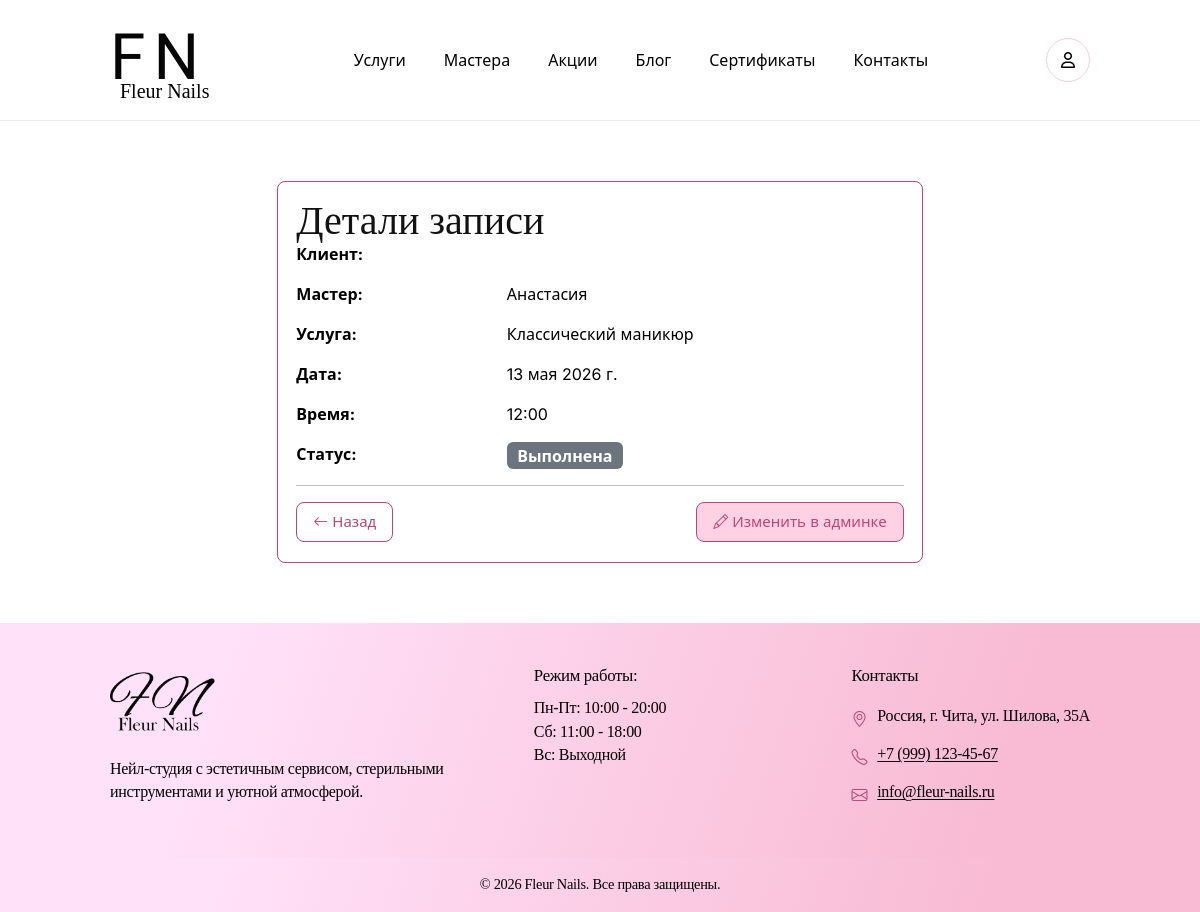
The page /appointment/7/ (signed in) on the database its author committed.
### main/models.py (models this page shows, shortened)
class Appointment(models.Model):
    STATUS_CHOICES = [
        ("pending", "Ожидание подтверждения"),
        ("confirmed", "Подтверждена"),
        ("completed", "Выполнена"),
        ("cancelled", "Отменена"),
    ]
    PAYMENT_OPTION_CHOICES = [
        ("card", "Предоплата картой"),
        ("bonus", "Оплата бонусами"),
        ("certificate", "Оплата сертификатом"),
    ]
    client = models.ForeignKey(
        Client,
        on_delete=models.CASCADE,
        verbose_name="Клиент",
        related_name="appointments",
    )
    master = models.ForeignKey(
        Master,
        on_delete=models.CASCADE,
        verbose_name="Мастер",
        related_name="appointments",
    )
    service = models.ForeignKey(
        Service,
        on_delete=models.CASCADE,
        verbose_name="Услуга",
    )
    promo_code_applied = models.ForeignKey(
        Promotion,
        on_delete=models.SET_NULL,
        verbose_name="Примененная акция",
        null=True,
        blank=True,
    )
    certificate_applied = models.ForeignKey(
        "Certificate",
        on_delete=models.SET_NULL,
        verbose_name="Примененный сертификат",
        null=True,
        blank=True,
        related_name="appointments",
    )
    date = models.DateField("Дата")
    time = models.TimeField("Время")
    comment = models.TextField("Комментарий", max_length=500, blank=True)
    design_preference = models.TextField("Ссылка на желаемый дизайн", blank=True)
    bonus_used = models.IntegerField("Списано бонусов", default=0)
    payment_option = models.CharField(
        "Способ оплаты", max_length=20, choices=PAYMENT_OPTION_CHOICES, default="card"
    )
    prepayment_amount = models.DecimalField("Сумма предоплаты", max_digits=8, decimal_places=2, default=0)
    is_prepaid = models.BooleanField("Предоплата внесена", default=False)
    status = models.CharField("Статус", max_length=20, choices=STATUS_CHOICES, default="pending")
    created_at = models.DateTimeField("Дата создания", auto_now_add=True)
    updated_at = models.DateTimeField("Дата обновления", auto_now=True)
    class Meta:
        verbose_name = "Запись"
        verbose_name_plural = "Записи"
        ordering = ["-date", "-time"]
        constraints = [
            models.UniqueConstraint(fields=["master", "date", "time"], name="unique_master_time_slot"),
        ]

class Master(models.Model):
    SPECIALIZATION_CHOICES = [
        ("manicure", "Маникюр"),
        ("pedicure", "Педикюр"),
        ("design", "Дизайн"),
        ("all", "Все направления"),
    ]
    user = models.OneToOneField(
        CustomUser,
        on_delete=models.CASCADE,
        primary_key=True,
        limit_choices_to={"role": CustomUser.Role.MASTER},
        related_name="master_profile",
    )
    bio = models.TextField("О мастере", max_length=1000, blank=True)
    experience = models.PositiveIntegerField("Стаж (лет)", default=1)
    work_experience = models.CharField("Опыт работы (текст)", max_length=150, blank=True)
    specialization = models.CharField(
        "Специализация", max_length=20, choices=SPECIALIZATION_CHOICES, default="all"
    )
    certificates = models.TextField("Сертификаты", blank=True)
    can_publish_blog = models.BooleanField("Может публиковать статьи", default=False)
    social_instagram = models.URLField("Instagram", blank=True, null=True)
    rating = models.DecimalField("Рейтинг", max_digits=3, decimal_places=2, default=Decimal("0.00"))
    photo = models.ImageField("Фото мастера", upload_to="masters/", blank=True, null=True)
    services = models.ManyToManyField(Service, verbose_name="Услуги", blank=True)
    is_active = models.BooleanField("Работает", default=True)
    created_at = models.DateTimeField("Дата добавления", auto_now_add=True)
    class Meta:
        verbose_name = "Мастер"
        verbose_name_plural = "Мастера"
    @property
    def full_name(self):
        return self.user.get_full_name() or self.user.username

class Service(models.Model):
    name = models.CharField("Название услуги", max_length=200)
    slug = models.SlugField("Slug", unique=True, blank=True)
    category = models.ForeignKey(
        Category,
        on_delete=models.SET_NULL,
        verbose_name="Категория",
        null=True,
        blank=True,
        related_name="services",
    )
    description = models.TextField("Описание")
    price = models.DecimalField("Цена", max_digits=8, decimal_places=2)
    duration_minutes = models.PositiveIntegerField("Длительность (минут)", default=120)
    image = models.ImageField("Фото услуги", upload_to="services/", blank=True, null=True)
    popular = models.BooleanField("Популярная услуга", default=False)
    is_active = models.BooleanField("Активна", default=True)
    created_at = models.DateTimeField("Дата создания", auto_now_add=True)
    class Meta:
        verbose_name = "Услуга"
        verbose_name_plural = "Услуги"
        ordering = ["name"]

### users/models.py (models this page shows, shortened)
class CustomUser(AbstractUser):
    class Role(models.TextChoices):
        CLIENT = 'CLIENT', 'Клиент'
        MASTER = 'MASTER', 'Мастер'
        ADMIN = 'ADMIN', 'Администратор'
    role = models.CharField(
        max_length=50,
        choices=Role.choices,
        default=Role.CLIENT,
        verbose_name='Роль'
    )
    phone = models.CharField(
        max_length=20,
        blank=True,
        verbose_name='Номер телефона'
    )
    avatar = models.ImageField(
        'Аватар',
        upload_to='avatars/',
        blank=True,
        null=True
    )
    class Meta:
        verbose_name = 'Пользователь'
        verbose_name_plural = 'Пользователи'

### main/views.py (the view)
# urls.py: path('appointment/<int:appointment_id>/', views.AppointmentDetailView.as_view(), name='appointment_detail'),
class AppointmentDetailView(LoginRequiredMixin, DetailView):
    model = Appointment
    template_name = "main/appointment_detail.html"
    context_object_name = "appointment"
    pk_url_kwarg = "appointment_id"

### templates/main/appointment_detail.html (shortened to what this page needs)
{% extends 'main/base.html' %}
{% load static %}
{% block content %}
<div class="fn-container">
    <section class="fn-section">
    <div class="row justify-content-center">
        <div class="col-lg-8">
            <div class="fn-card">
                <div class="fn-card__body">
                    <h1 class="fn-title" style="font-size:40px;">Детали записи</h1>
                    <div class="row mb-3">
                        <div class="col-md-4 fw-bold">Клиент:</div>
                        <div class="col-md-8">{{ appointment.client.user.get_full_name }}</div>
                    </div>
                    <div class="row mb-3">
                        <div class="col-md-4 fw-bold">Мастер:</div>
                        <div class="col-md-8">{{ appointment.master.full_name }}</div>
                    </div>
                    <div class="row mb-3">
                        <div class="col-md-4 fw-bold">Услуга:</div>
                        <div class="col-md-8">{{ appointment.service.name }}</div>
                    </div>
                    <div class="row mb-3">
                        <div class="col-md-4 fw-bold">Дата:</div>
                        <div class="col-md-8">{{ appointment.date }}</div>
                    </div>
                    <div class="row mb-3">
                        <div class="col-md-4 fw-bold">Время:</div>
                        <div class="col-md-8">{{ appointment.time|time:"H:i" }}</div>
                    </div>
                    <div class="row mb-3">
                        <div class="col-md-4 fw-bold">Статус:</div>
                        <div class="col-md-8">
                            <span class="badge {% if appointment.status == 'confirmed' %}bg-success{% elif appointment.status == 'pending' %}bg-warning{% elif appointment.status == 'cancelled' %}bg-danger{% else %}bg-secondary{% endif %} fs-6">
                                {{ appointment.get_status_display }}
                            </span>
                        </div>
                    </div>
                    <hr>
                    <div class="d-flex justify-content-between flex-wrap gap-2">
                        <a href="{% url 'users:profile' %}" class="fn-btn fn-btn--hero-outline fn-btn--page-sm d-inline-flex align-items-center gap-1">
                            <i class="bi bi-arrow-left"></i> Назад
                        </a>
                        {% if user.role == 'ADMIN' or user.is_superuser %}
                            <div>
                                <a href="/admin/main/appointment/{{ appointment.id }}/change/" class="fn-btn fn-btn--hero-primary fn-btn--page-sm d-inline-flex align-items-center gap-1" target="_blank">
                                    <i class="bi bi-pencil"></i> Изменить в админке
                                </a>
                            </div>
                        {% endif %}
                    </div>
                </div>
            </div>
        </div>
    </div>
    </section>
</div>
{% endblock %}

### static/css/globals.css (style rules this page uses)
*, *::before, *::after { box-sizing: border-box; }
html, body { height: 100%; }
body { margin: 0; background: #ffffff; color: #000000; -webkit-font-smoothing: antialiased; -moz-osx-font-smoothing: grayscale; }
a { color: inherit; text-decoration: none; }
:root { --fn-bg: #ffffff; --fn-text: #000000; --fn-muted: rgba(0, 0, 0, 0.72); --fn-figma-border: #bb4775; --fn-figma-cta-fill: #ffd2e3; --fn-figma-cta-alt: #f8bbd3; --fn-figma-heading: #121212; --fn-figma-logo: #060606; --fn-accent: var(--fn-figma-border); --fn-accent-2: #c8b6e2; --fn-border: rgba(187, 71, 117, 0.35); --fn-border-soft: rgba(187, 71, 117, 0.25); --fn-radius-lg: 40px; --fn-radius-md: 24px; --fn-radius-sm: 16px; --fn-radius-ui: 8px; --fn-radius-btn-sm: 4px; --fn-shadow: 0 6px 24px rgba(187, 71, 117, 0.12); --fn-shadow-soft: 0 4px 20px rgba(0, 0, 0, 0.06); --fn-font-brand: "Alex Brush", cursive; --fn-font-title: "Libre Baskerville", "Baskerville Old Face", Georgia, "Times New Roman", serif; --fn-font-body: "Inter", system-ui, -apple-system, Segoe UI, Roboto, Arial, sans-serif; --fn-pink: var(--fn-figma-cta-fill); --fn-pink-soft: #ffe1f9; --fn-pink-deep: var(--fn-figma-border); --fn-pink-border: var(--fn-figma-border); --fn-pink-hover: #a63d66; --fn-input-autofill-bg: #fef5fa; }
body { font-family: var(--fn-font-body); }
h1, h2, h3, h4, h5, h6 { font-family: var(--fn-font-title); margin: 0; }
.fn-container { width: 100%; max-width: 1440px; margin: 0 auto; padding: 0 110px; }

### static/css/style.css (style rules this page uses)
.fn-section { padding: 60px 0; }
.fn-title { font-family: var(--fn-font-title); font-size: 48px; line-height: 1.05; }
.fn-card { border: 1px solid var(--fn-border); border-radius: var(--fn-radius-md); background: #fff; box-shadow: var(--fn-shadow); overflow: hidden; }
.fn-card__body { padding: 18px 18px 20px; }
.fn-btn { display: inline-flex; align-items: center; justify-content: center; box-sizing: border-box; cursor: pointer; text-decoration: none; font-family: var(--fn-font-body); font-weight: 400; border-radius: var(--fn-radius-ui); transition: background 0.2s ease, color 0.2s ease, border-color 0.2s ease, transform 0.15s ease; }
.fn-btn--hero-primary, .fn-btn--hero-outline { min-height: 59px; min-width: min(296px, 100%); padding: 9px 16px; font-size: 1.5rem; line-height: 22px; border: 2px solid var(--fn-figma-border); }
.fn-btn--hero-primary { background: var(--fn-figma-cta-fill); color: var(--fn-figma-border); }
.fn-btn--hero-outline { background: #ffffff; color: var(--fn-figma-border); }
.fn-btn--page-sm { min-height: 40px; min-width: 0; padding: 8px 16px; font-size: 0.9375rem; line-height: 1.25; border-width: 1px; }
.fn-btn--page-sm.fn-btn--cta-wide, .fn-btn--page-sm.fn-btn--hero-primary, .fn-btn--page-sm.fn-btn--hero-outline { min-height: 40px; min-width: 0; max-width: 16rem; width: auto; }
.fn-page-site .fn-title { font-family: var(--fn-font-title); color: var(--fn-figma-heading); }
.fn-page-site .fn-card { border: 1px solid var(--fn-figma-border); border-radius: var(--fn-radius-ui); box-shadow: none; }

### rows shown on the page
Appointment: master.full_name "Анастасия", service.name "Классический маникюр", date "13 мая 2026 г.", time "12:00", status "Выполнена"
